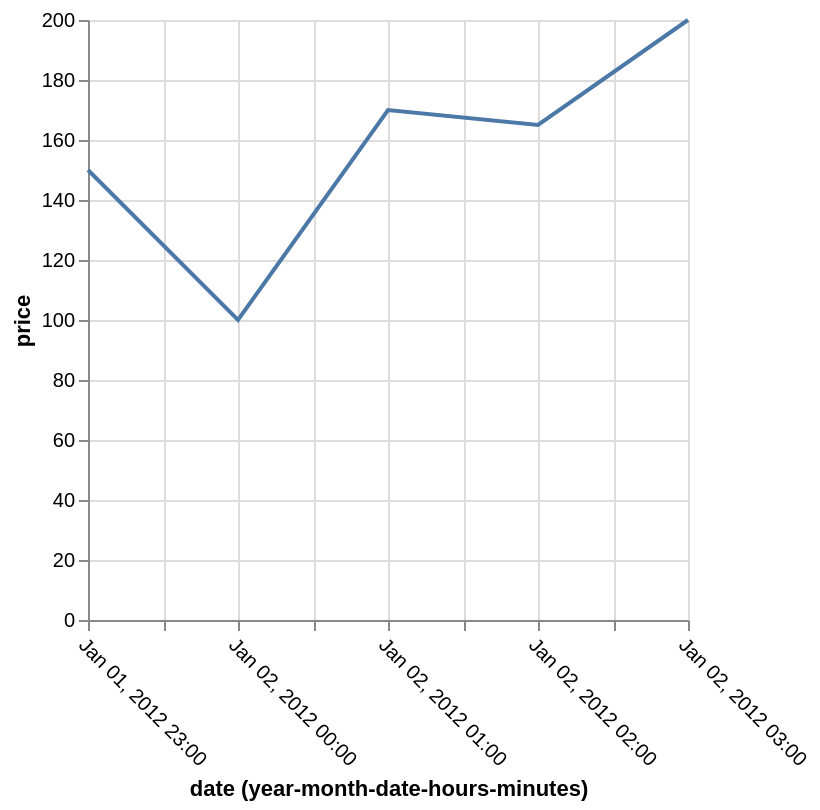

The specification (Vega-Lite) saved for this image:
### Vega-Lite specification from a JSON file in a GitHub repository (floating-point values rounded to 4 significant figures)
{"$schema": "https://vega.github.io/schema/vega-lite/v4.json", "description": "Using utc timeunit with local time input.", "data": {"values": [{"date": "Sun, 01 Jan 2012 23:00:00", "price": 150}, {"date": "Sun, 02 Jan 2012 00:00:00", "price": 100}, {"date": "Sun, 02 Jan 2012 01:00:00", "price": 170}, {"date": "Sun, 02 Jan 2012 02:00:00", "price": 165}, {"date": "Sun, 02 Jan 2012 03:00:00", "price": 200}]}, "mark": "line", "encoding": {"x": {"field": "date", "type": "temporal", "timeUnit": "utcyearmonthdatehoursminutes", "axis": {"labelAngle": 45}}, "y": {"field": "price", "type": "quantitative"}}}
